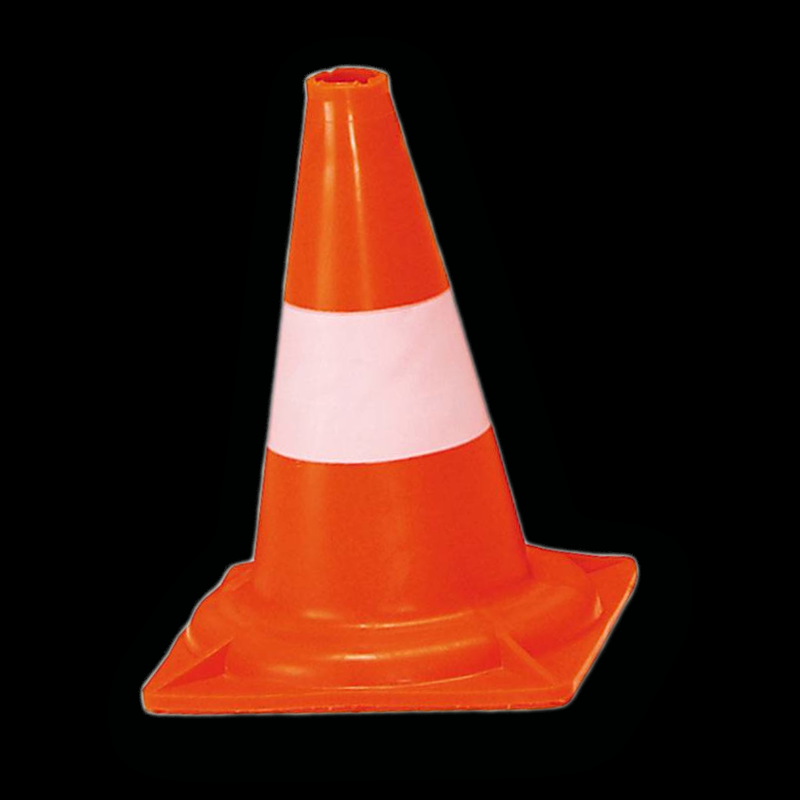
#> input picture src/Backups/template_orange.png, 800 x 800 px
$ python main.py   (older library calls are emulated)
#> lines starting #> are read from the running program, lines starting #| are printed output that depends on the picture; after the words box and inside, x2 and y2 are one past the last pixel; in counts of white or black regions, pixels touching at a corner belong together
import numpy as np
import cv2  # Ubuntu
# from cv2 import cv2   # Windows


#_____imgOriginal
imgOriginal = cv2.imread('./Backups/template_orange.png')
#> imgOriginal is the input picture: shape (800, 800, 3); mean B, G, R 15.6, 24.2, 55.5

#_____imgHSV
imgHSV = cv2.cvtColor(imgOriginal, cv2.COLOR_BGR2HSV)
#> imgHSV: shape (800, 800, 3); mean H, S, V 22.1, 84.1, 55.6

#_____imgThreshLow
lowerRed = np.array([0, 135, 135])
upperRed = np.array([15, 255, 255])
imgThreshLow = cv2.inRange(imgHSV, lowerRed, upperRed)
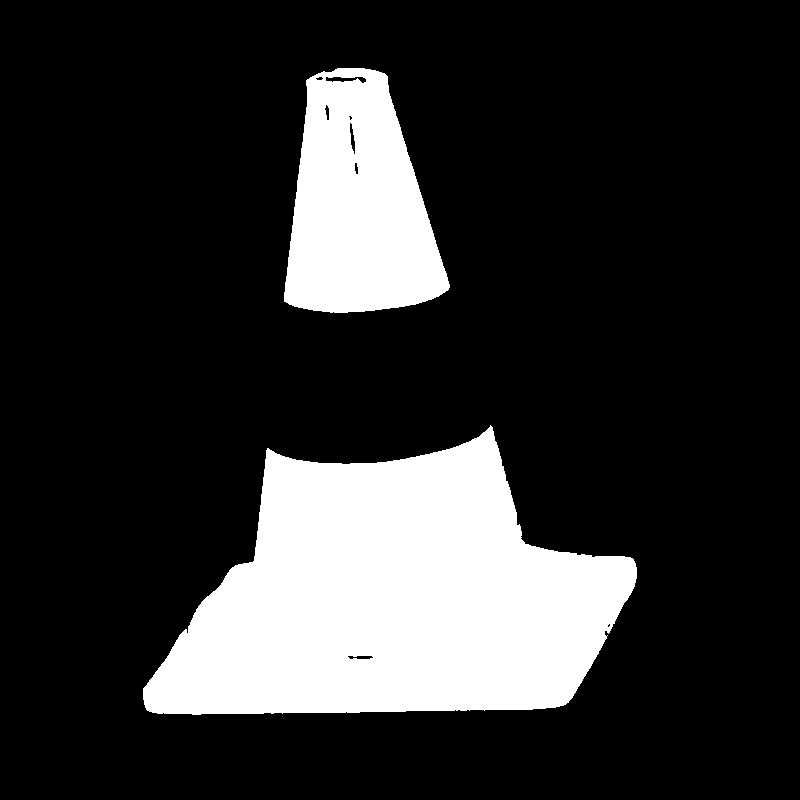
#> imgThreshLow: shape (800, 800); 18.8% white; 2 white regions, box (x1, y1, x2, y2) and area: (143, 425, 637, 715) 91847, (284, 68, 450, 313) 28783

#_____imgThreshHigh
lowerRed = np.array([159, 135, 135])
upperRed = np.array([179, 255, 255])
imgThreshHigh = cv2.inRange(imgHSV, lowerRed, upperRed)
#> imgThreshHigh: shape (800, 800); 0.03% white; 11 white regions (10 under 20 px), largest, box (x1, y1, x2, y2) and area: (326, 77, 366, 83) 137

#_____imgThresh
imgThresh = cv2.add(imgThreshLow, imgThreshHigh)
#> imgThresh: shape (800, 800); 18.9% white; 2 white regions, box (x1, y1, x2, y2) and area: (143, 425, 637, 715) 91900, (284, 68, 450, 313) 28935

#_____imgThreshSmoothed
kernel = np.ones((3, 3), np.uint8)
imgEroded = cv2.erode(imgThresh, kernel, iterations=1)
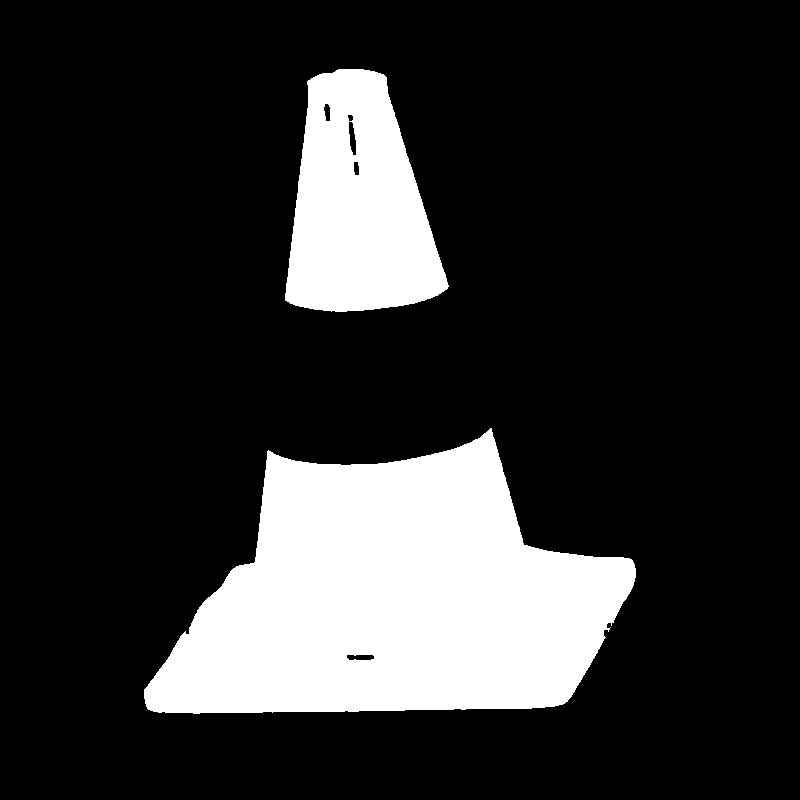
#> imgEroded: shape (800, 800); 18.5% white; 2 white regions, box (x1, y1, x2, y2) and area: (144, 428, 636, 714) 90196, (285, 69, 449, 312) 27943
imgDilated = cv2.dilate(imgEroded, kernel, iterations=1)
#> imgDilated: shape (800, 800); 18.9% white; 2 white regions, box (x1, y1, x2, y2) and area: (143, 427, 637, 715) 91886, (284, 68, 450, 313) 28933
imgThreshSmoothed = cv2.GaussianBlur(imgDilated, (3, 3), 0)

#_____imgCanny
imgCanny = cv2.Canny(imgThreshSmoothed, 80, 160)
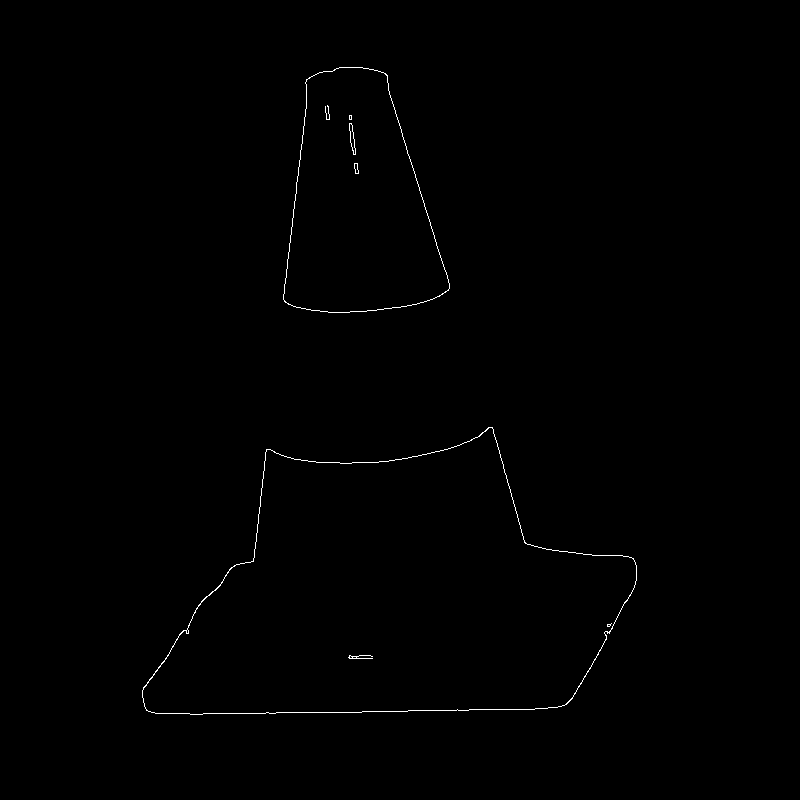
#> imgCanny: shape (800, 800); 0.36% white in thin lines or dots, all inside (x1, y1, x2, y2) = (142, 67, 637, 715)

#_____imgContours
_, contours, _ = cv2.findContours(np.array(imgCanny), cv2.RETR_EXTERNAL, cv2.CHAIN_APPROX_SIMPLE)
#> contours = 2 contours; box (x1, y1, x2, y2) and area: (142, 427, 637, 715) 91906, (283, 67, 450, 313) 29106
img_Contours = np.zeros_like(imgCanny)
cv2.drawContours(img_Contours, contours, -1, (255, 255, 255), 1)

approxContours = []

for c in contours:
    approx = cv2.approxPolyDP(c, 10, closed=True)
    approxContours.append(approx)
#> this loop made 2 passes
#> after the loop, approxContours = 2 contours; box (x1, y1, x2, y2) and area: (144, 427, 637, 707) 88950, (284, 75, 450, 313) 28426

imgContours = np.zeros_like(imgCanny)
cv2.drawContours(imgContours, approxContours, -1, (255, 255, 255), 1)
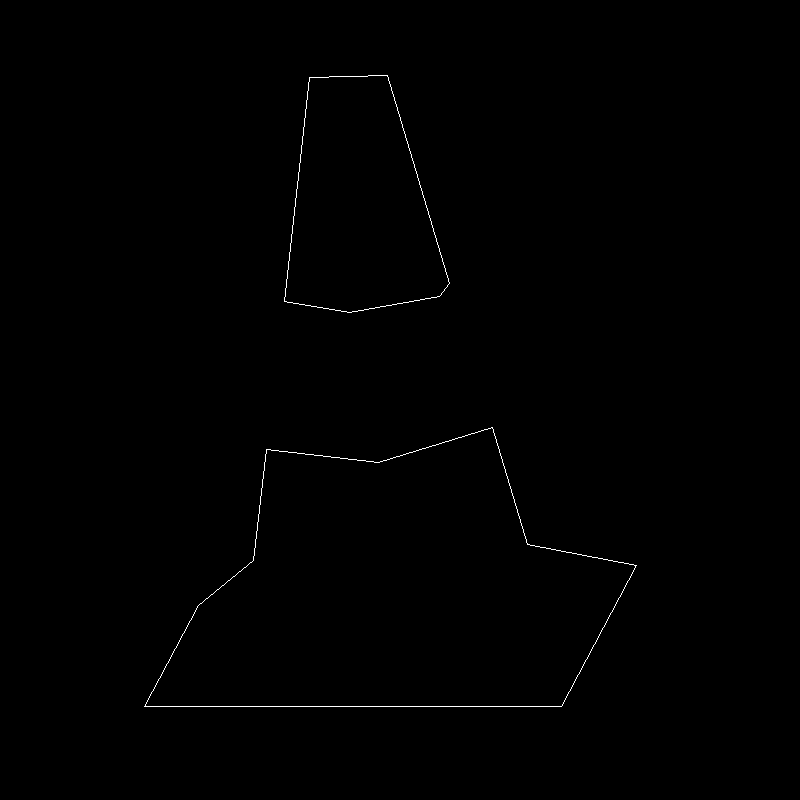
#> imgContours: shape (800, 800); 0.31% white in thin lines or dots, all inside (x1, y1, x2, y2) = (144, 75, 637, 707)

#_____imgAllConvexHulls
allConvexHulls = []

for ac in approxContours:
    allConvexHulls.append(cv2.convexHull(ac))
#> after the loop, allConvexHulls = 2 contours; box (x1, y1, x2, y2) and area: (144, 427, 637, 707) 101198, (284, 75, 450, 313) 28426

imgAllConvexHulls = np.zeros_like(imgCanny)
cv2.drawContours(imgAllConvexHulls, allConvexHulls, -1, (255, 255, 255), 2)
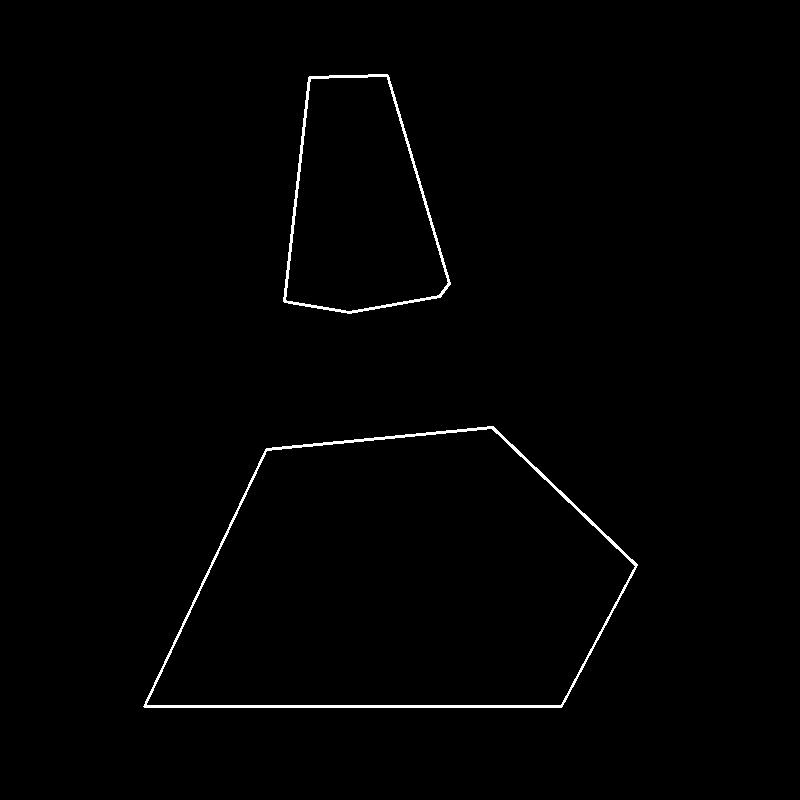
#> imgAllConvexHulls: shape (800, 800); 0.89% white; 2 white regions

#_____imgConvexHulls3To10
convexHull3To10 = []

for ch in allConvexHulls:
    if 3 <= len(ch) <= 10:
        convexHull3To10.append(cv2.convexHull(ch))
#> after the loop, convexHull3To10 has the same summary as allConvexHulls

imgConvexHulls3To10 = np.zeros_like(imgCanny)
cv2.drawContours(imgConvexHulls3To10, convexHull3To10, -1, (255, 255, 255), 2)

#imgTrafficCones

def convexHullPointingUp(ch):
    pointsAboveCenter, poinstBelowCenter = [], []

    x, y, w, h = cv2.boundingRect(ch)
    aspectRatio = w / h

    if aspectRatio < 0.8:
        verticalCenter = y + h / 2

        for point in ch:
            if point[0][1] < verticalCenter:
                pointsAboveCenter.append(point)
            elif point[0][1] >= verticalCenter:
                poinstBelowCenter.append(point)

        leftX = poinstBelowCenter[0][0][0]
        rightX = poinstBelowCenter[0][0][0]
        for point in poinstBelowCenter:
            if point[0][0] < leftX:
                leftX = point[0][0]
            if point[0][0] > rightX:
                rightX = point[0][0]

        for point in pointsAboveCenter:
            if (point[0][0] < leftX) or (point[0][0] > rightX):
                return False

    else:
        return False

    return True

cones = []
bounding_Rects = []

for ch in convexHull3To10:
    if convexHullPointingUp(ch):
        cones.append(ch)
        rect = cv2.boundingRect(ch)
        bounding_Rects.append(rect)
#> this loop made 2 passes
#> (x in convexHullPointingUp, y in convexHullPointingUp, w in convexHullPointingUp, h in convexHullPointingUp, aspectRatio in convexHullPointingUp, verticalCenter in convexHullPointingUp) on pass 2: (284, 75, 166, 238, 0.697, 194)
#> (x in convexHullPointingUp, y in convexHullPointingUp, w in convexHullPointingUp, h in convexHullPointingUp, aspectRatio in convexHullPointingUp) on pass 1: (144, 427, 493, 280, 1.76)
#> after the loop, bounding_Rects = [(284, 75, 166, 238)]; cones = 1 item

imgTrafficCones = np.zeros_like(imgCanny)
cv2.drawContours(imgTrafficCones, cones, -1, (255, 255, 255), 2)
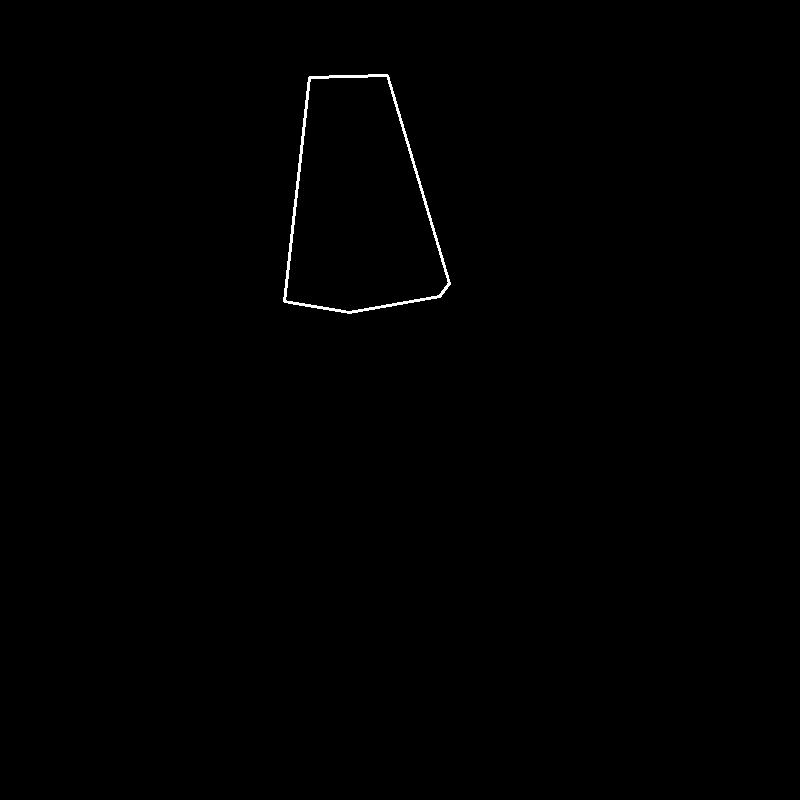
#> imgTrafficCones: shape (800, 800); 0.32% white; 1 white region, box (x1, y1, x2, y2) and area: (283, 74, 451, 314) 2019

#imgTrafficConesWithOverlapsRemoved
imgTrafficConesWithOverlapsRemoved = imgOriginal.copy()
#cv2.drawContours(imgTrafficConesWithOverlapsRemoved, cones, -1, (255, 255, 255), 2)

for rect in bounding_Rects:
    cv2.rectangle(imgTrafficConesWithOverlapsRemoved, (rect[0], rect[1]), (rect[0]+rect[2], rect[1]+rect[3]), (1, 255, 1), 2)
#> this loop made 1 pass
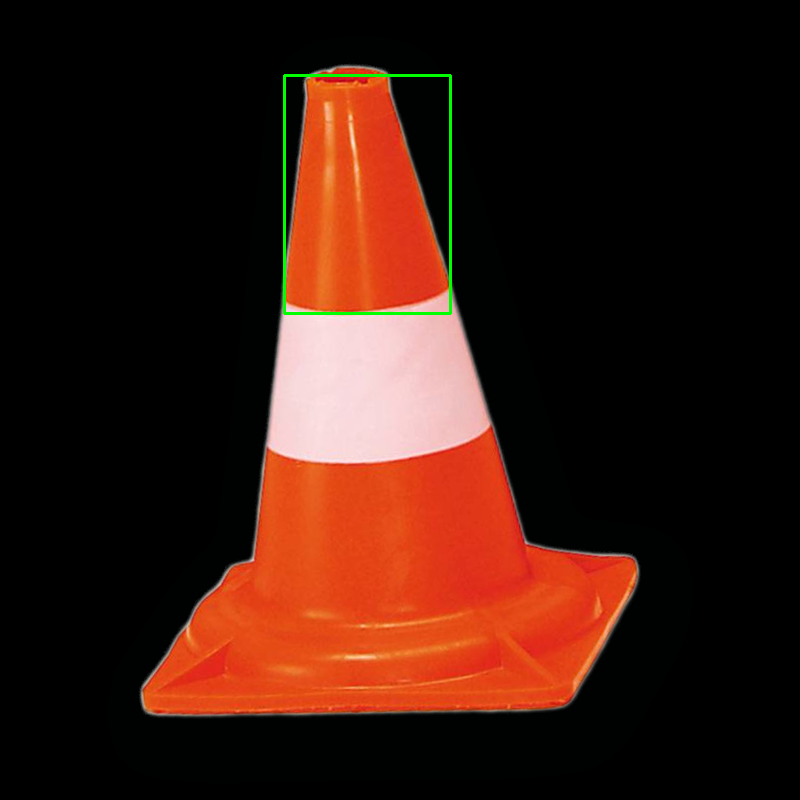
#> imgTrafficConesWithOverlapsRemoved: shape (800, 800, 3); 0.38% of pixels changed, all inside (x1, y1, x2, y2) = (283, 74, 452, 315)

#Image scaling
imgOriginalSmall = cv2.resize(imgOriginal, (0, 0), fx=0.5, fy=0.5)
imgHSVSmall = cv2.resize(imgHSV, (0, 0), fx=0.5, fy=0.5)
#> imgHSVSmall: shape (400, 400, 3); mean H, S, V 22.1, 84.1, 55.7
imgThreshLowSmall = cv2.resize(imgThreshLow, (0, 0), fx=0.5, fy=0.5)
imgThreshHighSmall = cv2.resize(imgThreshHigh, (0, 0), fx=0.5, fy=0.5)
imgThreshSmall = cv2.resize(imgThresh, (0, 0), fx=0.5, fy=0.5)
imgThreshSmoothedSmall = cv2.resize(imgThreshSmoothed, (0, 0), fx=0.5, fy=0.5)
imgCannySmall = cv2.resize(imgCanny, (0, 0), fx=0.5, fy=0.5)
imgContoursSmall = cv2.resize(imgContours, (0, 0), fx=0.5, fy=0.5)
imgAllConvexHullsSmall = cv2.resize(imgAllConvexHulls, (0, 0), fx=0.5, fy=0.5)
imgConvexHulls3To10Small = cv2.resize(imgConvexHulls3To10, (0, 0), fx=0.5, fy=0.5)
imgTrafficConesSmall = cv2.resize(imgTrafficCones, (0, 0), fx=0.5, fy=0.5)
imgTrafficConesWithOverlapsRemovedSmall = cv2.resize(imgTrafficConesWithOverlapsRemoved, (0, 0), fx=0.5, fy=0.5)

#Image displaying
cv2.imshow('imgOriginal', imgOriginalSmall)
cv2.imshow('imgHSV', imgHSVSmall)
cv2.imshow('imgThreshLow', imgThreshLowSmall)
cv2.imshow('imgThreshHigh', imgThreshHighSmall)
cv2.imshow('imgThresh', imgThreshSmall)
cv2.imshow('imgThreshSmoothed', imgThreshSmoothedSmall)
cv2.imshow('imgCanny', imgCannySmall)
cv2.imshow('imgContours', imgContoursSmall)
cv2.imshow('imgAllConvexHulls', imgAllConvexHullsSmall)
cv2.imshow('imgConvexHulls3To10', imgConvexHulls3To10Small)
cv2.imshow('imgTrafficCones', imgTrafficConesSmall)
cv2.imshow('imgTrafficConesWithOverlapsRemoved', imgTrafficConesWithOverlapsRemovedSmall)

cv2.waitKey()
